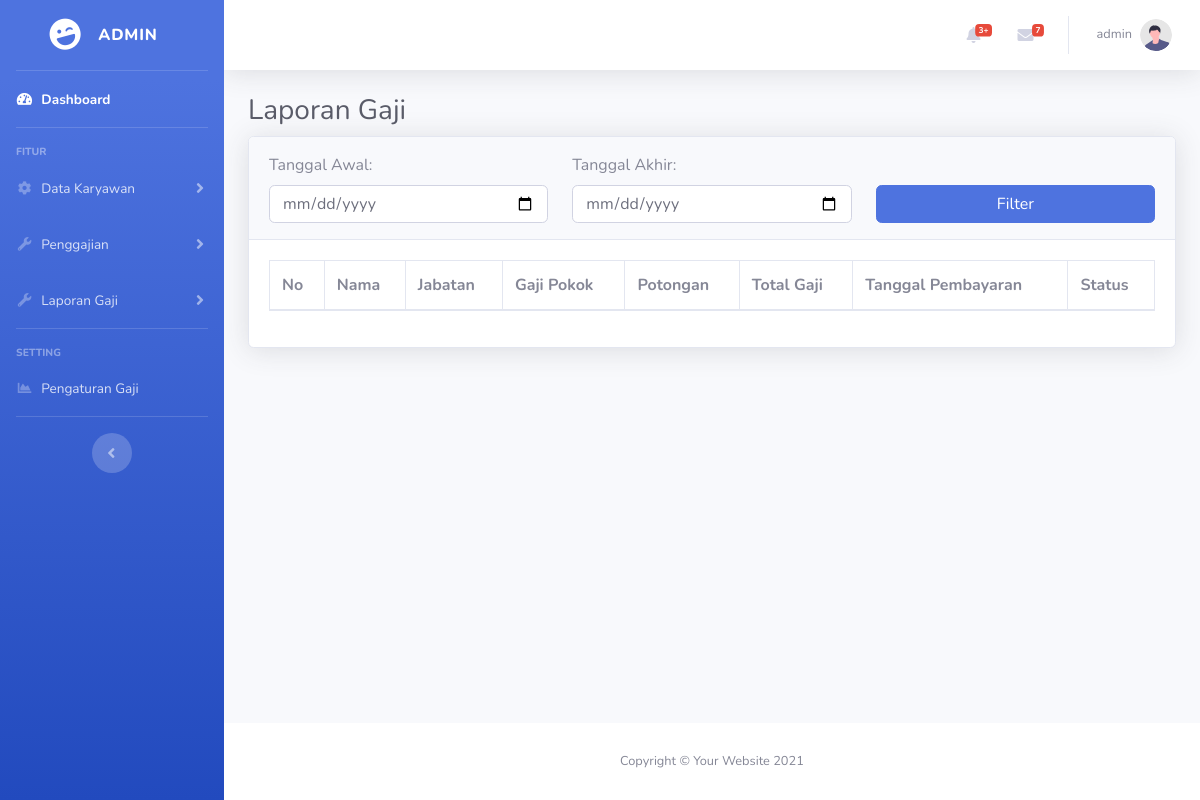
The page /admin/laporan.php (signed in) on the database as committed earlier.
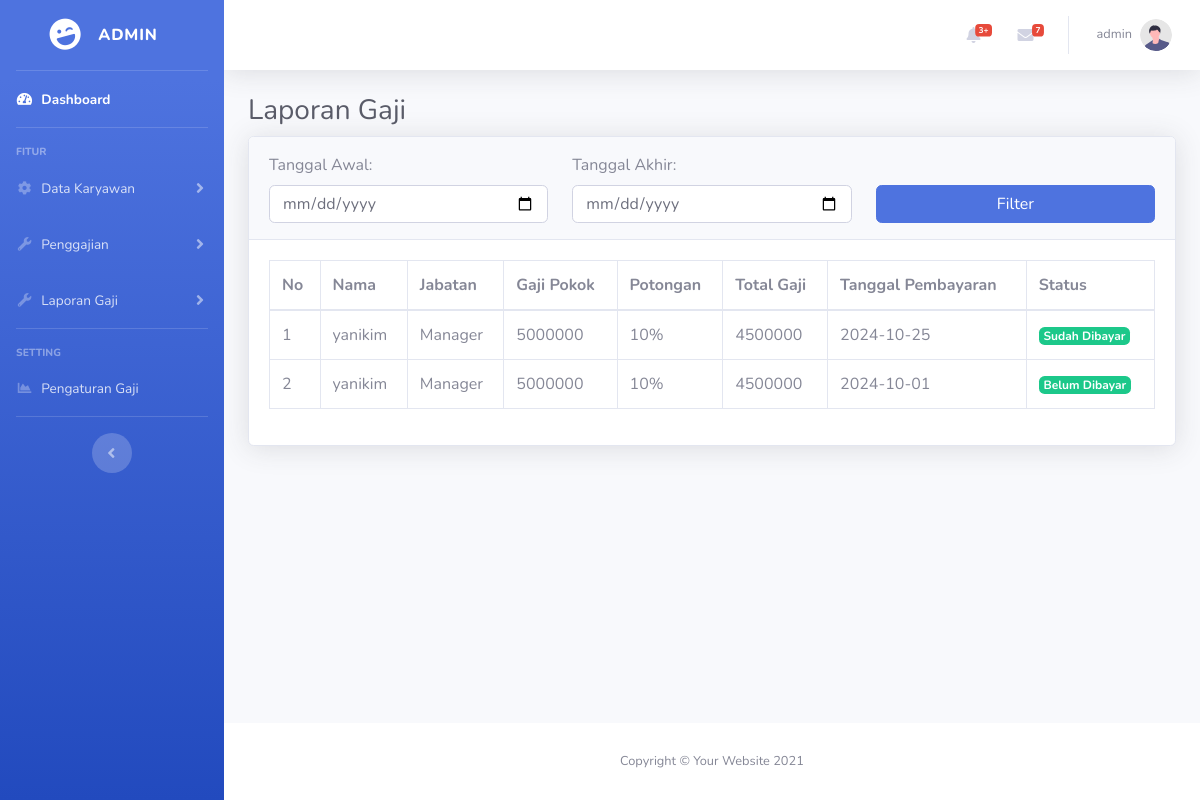
The same page on the database as committed later.
### tables this page shows
CREATE TABLE `penggajian` (
  `id` int(11) NOT NULL,
  `id_karyawan` int(11) DEFAULT NULL,
  `jabatan` varchar(255) NOT NULL,
  `bulan_gaji` varchar(255) NOT NULL,
  `gaji_pokok` decimal(10,0) NOT NULL,
  `total_gaji` decimal(10,0) NOT NULL,
  `status` varchar(255) NOT NULL,
  `tanggal_pembayaran` date NOT NULL
);

CREATE TABLE `karyawan` (
  `id` int(11) NOT NULL,
  `nama` varchar(100) NOT NULL,
  `username` varchar(255) NOT NULL,
  `password` varchar(255) NOT NULL,
  `jabatan` varchar(100) NOT NULL,
  `departemen` varchar(100) DEFAULT NULL,
  `gaji_pokok` decimal(15,2) NOT NULL,
  `status` enum('aktif','non-aktif') DEFAULT 'aktif',
  `tanggal_bergabung` date DEFAULT NULL
);

### admin/laporan.php (the view, shortened to what this page needs)
<?php
    include '../koneksi.php';
?>
<!DOCTYPE html>
<html lang="en">
<head>
    <link href="../assets/vendor/fontawesome-free/css/all.min.css" rel="stylesheet" type="text/css">
    <link href="../assets/css/sb-admin-2.min.css" rel="stylesheet">
</head>
<body id="page-top">
    <div id="wrapper">
        <ul class="navbar-nav bg-gradient-primary sidebar sidebar-dark accordion" id="accordionSidebar">
            <a class="sidebar-brand d-flex align-items-center justify-content-center" href="index.php">
                <div class="sidebar-brand-icon rotate-n-15">
                    <i class="fas fa-laugh-wink"></i>
                </div>
                <div class="sidebar-brand-text mx-3">Admin</div>
            </a>
            <hr class="sidebar-divider my-0">
            <li class="nav-item active">
                <a class="nav-link" href="index.php">
                    <i class="fas fa-fw fa-tachometer-alt"></i>
                    <span>Dashboard</span></a>
            </li>
            <hr class="sidebar-divider">
            <div class="sidebar-heading">
                Fitur
            </div>
            <li class="nav-item">
                <a class="nav-link collapsed" href="#" data-toggle="collapse" data-target="#collapseTwo"
                    aria-expanded="true" aria-controls="collapseTwo">
                    <i class="fas fa-fw fa-cog"></i>
                    <span>Data Karyawan</span>
                </a>
            </li>
            <li class="nav-item">
                <a class="nav-link collapsed" href="#" data-toggle="collapse" data-target="#collapseUtilities"
                    aria-expanded="true" aria-controls="collapseUtilities">
                    <i class="fas fa-fw fa-wrench"></i>
                    <span>Penggajian</span>
                </a>
            </li>
            <li class="nav-item">
                <a class="nav-link collapsed" href="#" data-toggle="collapse" data-target="#laporanGaji"
                    aria-expanded="true" aria-controls="collapseUtilities">
                    <i class="fas fa-fw fa-wrench"></i>
                    <span>Laporan Gaji</span>
                </a>
            </li>
            <hr class="sidebar-divider">
            <div class="sidebar-heading">
                Setting
            </div>
            <li class="nav-item">
                <a class="nav-link" href="pengaturan.php">
                    <i class="fas fa-fw fa-chart-area"></i>
                    <span>Pengaturan Gaji</span></a>
            </li>
            <hr class="sidebar-divider d-none d-md-block">
            <div class="text-center d-none d-md-inline">
                <button class="rounded-circle border-0" id="sidebarToggle"></button>
            </div>
        </ul>
        <div id="content-wrapper" class="d-flex flex-column">
            <div id="content">
                <nav class="navbar navbar-expand navbar-light bg-white topbar mb-4 static-top shadow">
                    <ul class="navbar-nav ml-auto">
                        <li class="nav-item dropdown no-arrow mx-1">
                            <a class="nav-link dropdown-toggle" href="#" id="alertsDropdown" role="button"
                                data-toggle="dropdown" aria-haspopup="true" aria-expanded="false">
                                <i class="fas fa-bell fa-fw"></i>
                                <span class="badge badge-danger badge-counter">3+</span>
                            </a>
                        </li>
                        <li class="nav-item dropdown no-arrow mx-1">
                            <a class="nav-link dropdown-toggle" href="#" id="messagesDropdown" role="button"
                                data-toggle="dropdown" aria-haspopup="true" aria-expanded="false">
                                <i class="fas fa-envelope fa-fw"></i>
                                <span class="badge badge-danger badge-counter">7</span>
                            </a>
                        </li>
                        <li class="nav-item dropdown no-arrow">
                            <a class="nav-link dropdown-toggle" href="#" id="userDropdown" role="button"
                                data-toggle="dropdown" aria-haspopup="true" aria-expanded="false">
                                <span class="mr-2 d-none d-lg-inline text-gray-600 small"><?= $_SESSION['nama_admin'] ?></span>
                                <img class="img-profile rounded-circle"
                                    src="../assets/img/undraw_profile.svg">
                            </a>
                        </li>
                    </ul>
                </nav>
                <div class="container-fluid">
                <h1 class="h3 mb-2 text-gray-800">Laporan Gaji</h1>
                <div class="card shadow mb-4">
                    <div class="card-header py-3">
                        <form method="GET" action="">
                            <div class="row">
                                <div class="col-md-4">
                                    <label for="start_date">Tanggal Awal:</label>
                                    <input type="date" name="start_date" id="start_date" class="form-control" value="<?= isset($_GET['start_date']) ? $_GET['start_date'] : '' ?>">
                                </div>
                                <div class="col-md-4">
                                    <label for="end_date">Tanggal Akhir:</label>
                                    <input type="date" name="end_date" id="end_date" class="form-control" value="<?= isset($_GET['end_date']) ? $_GET['end_date'] : '' ?>">
                                </div>
                                <div class="col-md-4">
                                    <label>&nbsp;</label>
                                    <button type="submit" class="btn btn-primary btn-block">Filter</button>
                                </div>
                            </div>
                        </form>
                    </div>
                    <div class="card-body">
                        <div class="table-responsive">
                            <table class="table table-bordered" id="dataTable" width="100%" cellspacing="0">
                                <thead>
                                    <tr>
                                        <th>No</th>
                                        <th>Nama</th>
                                        <th>Jabatan</th>
                                        <th>Gaji Pokok</th>
                                        <th>Potongan</th>
                                        <th>Total Gaji</th>
                                        <th>Tanggal Pembayaran</th>
                                        <th>Status</th>
                                    </tr>
                                </thead>
                                <tbody>
                                    <?php
                                    $no = 1;
                                    $query = "SELECT p.*, k.nama FROM penggajian p
                                            JOIN karyawan k ON p.id_karyawan = k.id";
                                    $tampil = mysqli_query($koneksi, $query);
                                    while ($data = mysqli_fetch_array($tampil)) :
                                    ?>
                                    <tr>
                                        <td><?= $no++ ?></td>
                                        <td><?= $data['nama'] ?></td>
                                        <td><?= $data['jabatan'] ?></td>
                                        <td><?= $data['gaji_pokok'] ?></td>
                                        <td>10%</td>
                                        <td><?= $data['total_gaji'] ?></td>
                                        <td><?= $data['tanggal_pembayaran'] ?></td>
                                        <td><span class="badge badge-success"><?= $data['status'] ?></span></td>
                                    </tr>
                                    <?php endwhile; ?>
                                </tbody>
                            </table>
                        </div>
                    </div>
                </div>
                </div>
            </div>
            <footer class="sticky-footer bg-white">
                <div class="container my-auto">
                    <div class="copyright text-center my-auto">
                        <span>Copyright &copy; Your Website 2021</span>
                    </div>
                </div>
            </footer>
        </div>
    </div>
</body>
</html>

Rows that differ between the two databases and show on the page:
added penggajian: id_karyawan.nama "yanikim", jabatan "Manager", gaji_pokok "5000000", total_gaji "4500000", tanggal_pembayaran "2024-10-25", status "Sudah Dibayar"
added penggajian: id_karyawan.nama "yanikim", jabatan "Manager", gaji_pokok "5000000", total_gaji "4500000", tanggal_pembayaran "2024-10-01", status "Belum Dibayar"
